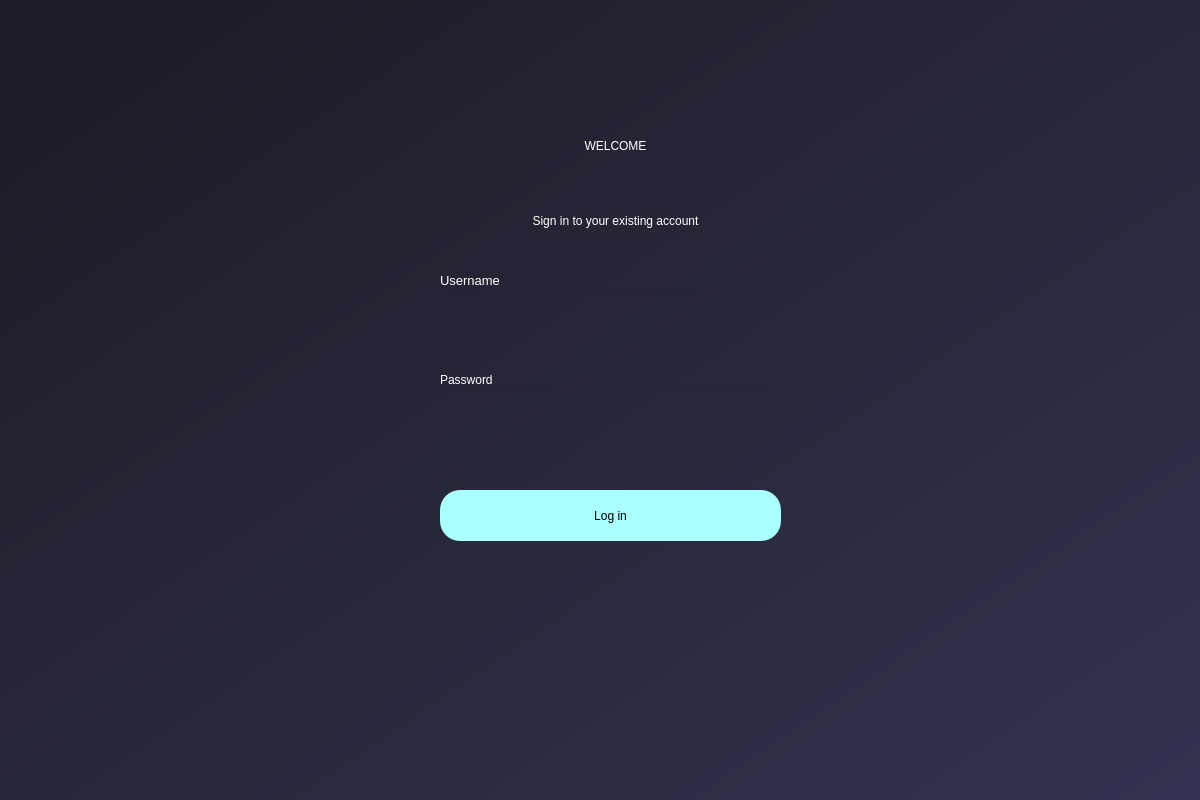
<?xml version="1.0" encoding="UTF-8"?>
<ui version="4.0">
 <class>Dialog</class>
 <widget class="QDialog" name="Dialog">
  <property name="geometry">
   <rect>
    <x>0</x>
    <y>0</y>
    <width>1200</width>
    <height>800</height>
   </rect>
  </property>
  <property name="windowTitle">
   <string>Admin Panel</string>
  </property>
  <widget class="QWidget" name="bgwidget" native="true">
   <property name="geometry">
    <rect>
     <x>0</x>
     <y>0</y>
     <width>1200</width>
     <height>800</height>
    </rect>
   </property>
   <property name="styleSheet">
    <string notr="true">QWidget#bgwidget {
    background-color: qlineargradient(spread: pad, x1: 0.091, y1: 0.101636, x2: 0.991379, y2: 0.977, stop: 0 rgba(30, 30, 40, 255), stop: 1 rgba(50, 50, 80, 255));
}

</string>
   </property>
   <widget class="QLabel" name="labelWelcome">
    <property name="geometry">
     <rect>
      <x>490</x>
      <y>110</y>
      <width>251</width>
      <height>71</height>
     </rect>
    </property>
    <property name="styleSheet">
     <string notr="true">font: 36pt &quot;MS Shell Dlg 2&quot;; color:rgb(255, 255, 255)</string>
    </property>
    <property name="text">
     <string>WELCOME</string>
    </property>
    <property name="alignment">
     <set>Qt::AlignCenter</set>
    </property>
   </widget>
   <widget class="QLabel" name="labelInfo">
    <property name="geometry">
     <rect>
      <x>420</x>
      <y>200</y>
      <width>391</width>
      <height>41</height>
     </rect>
    </property>
    <property name="styleSheet">
     <string notr="true">font: 16pt &quot;MS Shell Dlg 2&quot;;color:rgb(255, 255, 255)</string>
    </property>
    <property name="text">
     <string>Sign in to your existing account</string>
    </property>
    <property name="alignment">
     <set>Qt::AlignCenter</set>
    </property>
   </widget>
   <widget class="QPushButton" name="loginButton">
    <property name="geometry">
     <rect>
      <x>440</x>
      <y>490</y>
      <width>341</width>
      <height>51</height>
     </rect>
    </property>
    <property name="styleSheet">
     <string notr="true">border-radius:20px;
background-color: rgb(170, 255, 255);
font: 14pt &quot;MS Shell Dlg 2&quot;;</string>
    </property>
    <property name="text">
     <string>Log in</string>
    </property>
   </widget>
   <widget class="QLineEdit" name="emailfield">
    <property name="geometry">
     <rect>
      <x>440</x>
      <y>290</y>
      <width>341</width>
      <height>51</height>
     </rect>
    </property>
    <property name="minimumSize">
     <size>
      <width>15</width>
      <height>0</height>
     </size>
    </property>
    <property name="styleSheet">
     <string notr="true">background-color:rgba(0,0,0,0);
font: 12pt &quot;MS Shell Dlg 2&quot;;
color: rgb(255, 255, 255);
</string>
    </property>
   </widget>
   <widget class="QLineEdit" name="passwordfield">
    <property name="geometry">
     <rect>
      <x>440</x>
      <y>390</y>
      <width>341</width>
      <height>51</height>
     </rect>
    </property>
    <property name="styleSheet">
     <string notr="true">background-color:rgba(0,0,0,0);
font: 12pt &quot;MS Shell Dlg 2&quot;;
color: rgb(255, 255, 255);</string>
    </property>
   </widget>
   <widget class="QLabel" name="labelUsername">
    <property name="geometry">
     <rect>
      <x>440</x>
      <y>270</y>
      <width>81</width>
      <height>20</height>
     </rect>
    </property>
    <property name="font">
     <font>
      <family>MS Shell Dlg 2</family>
      <pointsize>10</pointsize>
      <weight>50</weight>
      <italic>false</italic>
      <bold>false</bold>
     </font>
    </property>
    <property name="styleSheet">
     <string notr="true">font: 10pt &quot;MS Shell Dlg 2&quot;;
color: rgb(255, 255, 255);</string>
    </property>
    <property name="text">
     <string>Username</string>
    </property>
   </widget>
   <widget class="QLabel" name="labelPassword">
    <property name="geometry">
     <rect>
      <x>440</x>
      <y>370</y>
      <width>81</width>
      <height>20</height>
     </rect>
    </property>
    <property name="styleSheet">
     <string notr="true">font: 10pt &quot;MS Shell Dlg 2&quot;;
color: rgb(255, 255, 255);</string>
    </property>
    <property name="text">
     <string>Password</string>
    </property>
   </widget>
   <widget class="QLabel" name="labelError">
    <property name="geometry">
     <rect>
      <x>440</x>
      <y>456</y>
      <width>341</width>
      <height>20</height>
     </rect>
    </property>
    <property name="styleSheet">
     <string notr="true">font: 12pt &quot;MS Shell Dlg 2&quot;; color:red;</string>
    </property>
    <property name="text">
     <string/>
    </property>
   </widget>
  </widget>
 </widget>
 <resources/>
 <connections/>
</ui>
